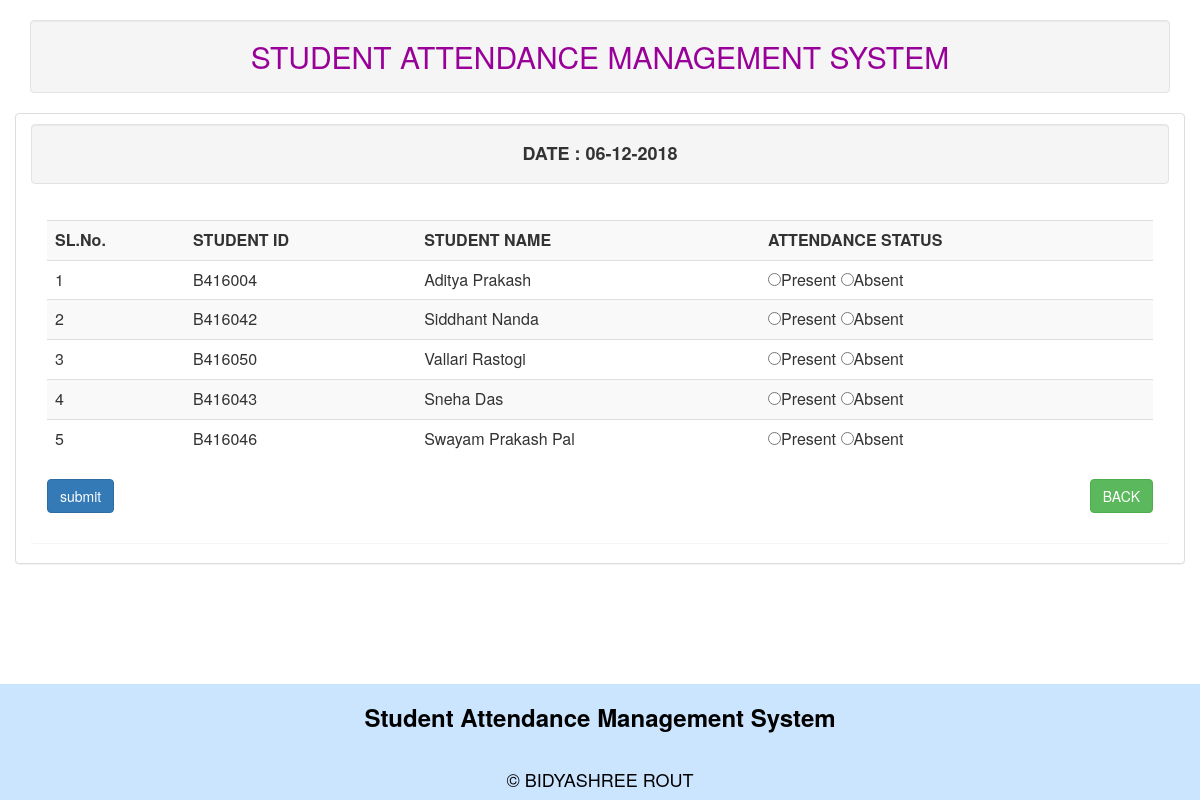
The app's page /it_attendance_register_toc.php with its own data.
### tables this page shows
CREATE TABLE IF NOT EXISTS `student` (
  `sid` varchar(10) NOT NULL,
  `sname` varchar(25) DEFAULT NULL,
  `branch` varchar(15) DEFAULT NULL,
  `address` varchar(80) DEFAULT NULL,
  `dob` varchar(15) DEFAULT NULL,
  `sex` varchar(10) DEFAULT NULL,
  `sem` varchar(10) DEFAULT NULL,
  `mobno` varchar(10) DEFAULT NULL,
  PRIMARY KEY (`sid`)
);

### it_attendance_register_toc.php (the view, shortened to what this page needs)
<?php
include("db.php");
include("header.php");
?>
<div class="panel panel-default container ">
	 <b><h4><div class="well text-center"><b>DATE : <?php echo date("d-m-Y");     ?></b></div></h4><b>
	 <div class="panel panel-body">
	   <form action="it_attendance_register_toc.php" method="Post">
	     <table class="table table-striped">
		<tr>
		<th>SL.No.</th>
		<th>STUDENT ID</th>
		<th>STUDENT NAME</th>
		<th>ATTENDANCE STATUS</th>
		</tr>
		<?php  $result=mysqli_query($con,"select sid,sname FROM student WHERE branch='IT'");
		$serialnumber=0;
		$counter=0;
		while($row=mysqli_fetch_array($result))
		{
			$serialnumber++;
		?>
		<tr>
		<td>  <?php echo $serialnumber; ?></td>
		<td>  <?php echo $row['sid']; ?>
		</td>
		<td>  <?php echo $row['sname']; ?>
		</td>
	    <td>
		<input type="radio" name="attendance_status[<?php  echo $counter;   ?>]" value="Present">Present</input>
		<input type="radio" name="attendance_status[<?php  echo $counter;   ?>]" value="Absent">Absent</input>
		</td>
	     </tr>
	     <?php
		   $counter++;
		   }
		  ?>
          </table>
		  <input type="submit" name="submit" value="submit" class="btn btn-primary"></input>
		  <a href="it_subject.php"> <button type="button" name="back" value="back" class="btn btn-success pull-right">BACK</button></a>
		  </form>
</div>
</div>
<?php   include "footer.php"     ?>

### records on screen
student: sid "B416004", sname "Aditya Prakash"
student: sid "B416042", sname "Siddhant Nanda"
student: sid "B416050", sname "Vallari Rastogi"
student: sid "B416043", sname "Sneha Das"
student: sid "B416046", sname "Swayam Prakash Pal"
